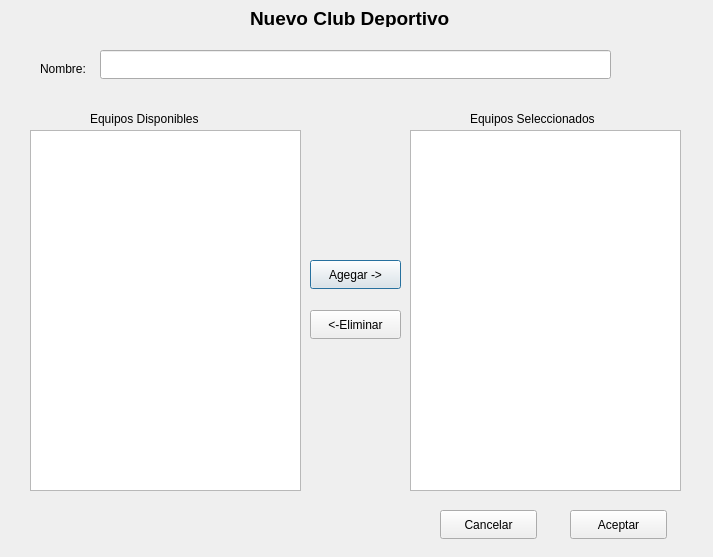
<?xml version="1.0" encoding="UTF-8"?>
<ui version="4.0">
 <class>Dialog</class>
 <widget class="QDialog" name="Dialog">
  <property name="geometry">
   <rect>
    <x>0</x>
    <y>0</y>
    <width>713</width>
    <height>557</height>
   </rect>
  </property>
  <property name="windowTitle">
   <string>Dialog</string>
  </property>
  <widget class="QListView" name="listaEquiposDisp">
   <property name="geometry">
    <rect>
     <x>30</x>
     <y>130</y>
     <width>271</width>
     <height>361</height>
    </rect>
   </property>
  </widget>
  <widget class="QListView" name="listaEquiposSel">
   <property name="geometry">
    <rect>
     <x>410</x>
     <y>130</y>
     <width>271</width>
     <height>361</height>
    </rect>
   </property>
  </widget>
  <widget class="QLineEdit" name="textNomClub">
   <property name="geometry">
    <rect>
     <x>100</x>
     <y>50</y>
     <width>511</width>
     <height>29</height>
    </rect>
   </property>
  </widget>
  <widget class="QLabel" name="label">
   <property name="geometry">
    <rect>
     <x>40</x>
     <y>60</y>
     <width>61</width>
     <height>17</height>
    </rect>
   </property>
   <property name="text">
    <string>Nombre:</string>
   </property>
  </widget>
  <widget class="QLabel" name="label_2">
   <property name="geometry">
    <rect>
     <x>250</x>
     <y>10</y>
     <width>241</width>
     <height>17</height>
    </rect>
   </property>
   <property name="font">
    <font>
     <pointsize>14</pointsize>
     <weight>75</weight>
     <bold>true</bold>
    </font>
   </property>
   <property name="text">
    <string>Nuevo Club Deportivo</string>
   </property>
  </widget>
  <widget class="QLabel" name="label_3">
   <property name="geometry">
    <rect>
     <x>90</x>
     <y>110</y>
     <width>141</width>
     <height>17</height>
    </rect>
   </property>
   <property name="text">
    <string>Equipos Disponibles</string>
   </property>
  </widget>
  <widget class="QLabel" name="label_4">
   <property name="geometry">
    <rect>
     <x>470</x>
     <y>110</y>
     <width>151</width>
     <height>17</height>
    </rect>
   </property>
   <property name="text">
    <string>Equipos Seleccionados</string>
   </property>
  </widget>
  <widget class="QPushButton" name="botonAgregarEquipo">
   <property name="geometry">
    <rect>
     <x>310</x>
     <y>260</y>
     <width>91</width>
     <height>29</height>
    </rect>
   </property>
   <property name="text">
    <string>Agegar -&gt;</string>
   </property>
  </widget>
  <widget class="QPushButton" name="botonEliminarEquipo">
   <property name="geometry">
    <rect>
     <x>310</x>
     <y>310</y>
     <width>91</width>
     <height>29</height>
    </rect>
   </property>
   <property name="text">
    <string>&lt;-Eliminar</string>
   </property>
  </widget>
  <widget class="QPushButton" name="botonAceptar">
   <property name="geometry">
    <rect>
     <x>570</x>
     <y>510</y>
     <width>97</width>
     <height>29</height>
    </rect>
   </property>
   <property name="text">
    <string>Aceptar</string>
   </property>
  </widget>
  <widget class="QPushButton" name="botonCancelar">
   <property name="geometry">
    <rect>
     <x>440</x>
     <y>510</y>
     <width>97</width>
     <height>29</height>
    </rect>
   </property>
   <property name="text">
    <string>Cancelar</string>
   </property>
  </widget>
 </widget>
 <resources/>
 <connections/>
</ui>
